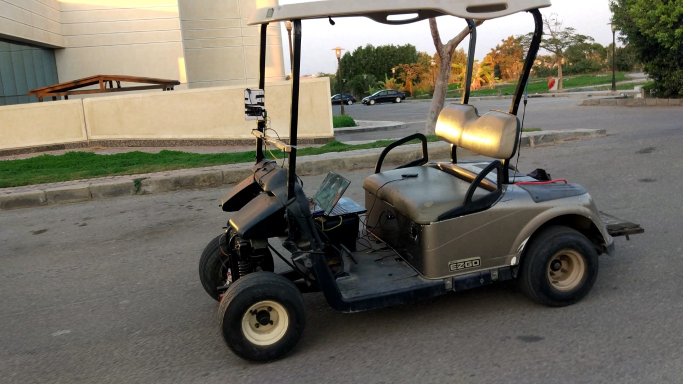
#> input picture Computer_vision/Task_1/carkyo.jpg, 1365 x 768 px (shown at 1/2 size)
$ jupyter execute --allow-errors 'Task_(1).ipynb'
#> lines starting #> are read from the running program, lines starting #| are printed output that depends on the picture; after the words box and inside, x2 and y2 are one past the last pixel; in counts of white or black regions, pixels touching at a corner belong together; pictures that were not available may be replaced by others from this repository, and a replacement may not be noted
[cell 1]
import cv2

log_max_width = 150
car_max_width = 900       #i found that car picture is very large so i had resized it
Margine       = 10

car_img       = cv2.imread('carkyo.jpg')
#> car_img is the input picture: shape (768, 1365, 3); mean B, G, R 96, 107.2, 111.3
log_img       = cv2.imread('tekomoro.png')
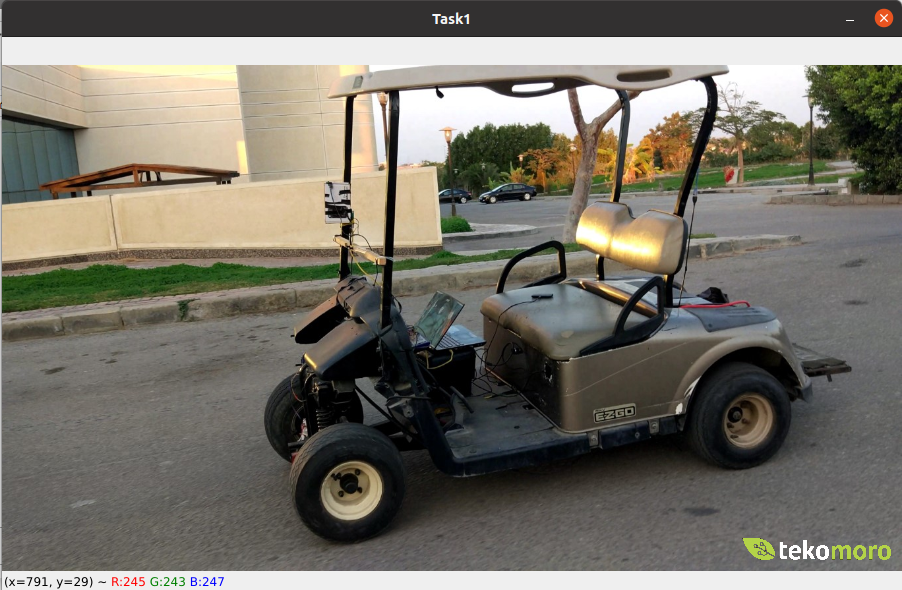
#> input picture Computer_vision/Task_1/Task1_O.png, 902 x 590 px, given in place of tekomoro.png, which was not available
#> log_img is the input picture: shape (590, 902, 3); mean B, G, R 104.4, 114.2, 117.9

"resizing logo picture "
log_height,log_width,log_ch = log_img.shape
#> log_height = 590; log_width = 902; log_ch = 3
log_max_height = int((log_max_width*log_height)/log_width)    #Ratio must be reserved. :)
#> log_max_height = 98
log_img=cv2.resize (log_img,(log_max_width ,log_max_height ))
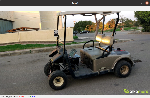
#> log_img: shape (98, 150, 3); mean B, G, R 104.4, 114.2, 117.8

"resizing car picture "
car_height,car_width,car_ch = car_img.shape
#> car_height = 768; car_width = 1365; car_ch = 3
car_max_height = int((car_max_width*car_height)/car_width)
#> car_max_height = 506
car_img=cv2.resize (car_img,(car_max_width ,car_max_height ))
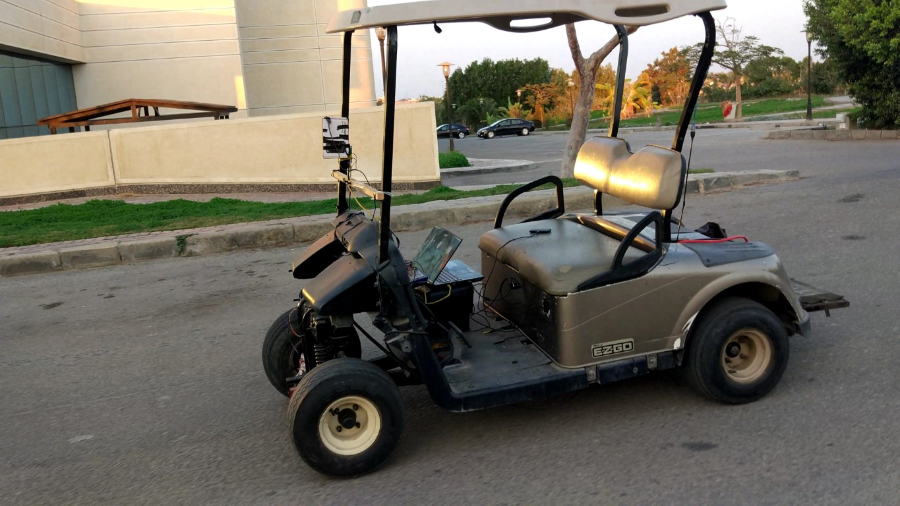
#> car_img: shape (506, 900, 3); mean B, G, R 95.9, 107.1, 111.2


"getting the sub points "
y_1    = (car_max_height-(log_max_height+Margine))
#> y_1 = 398
y_2    = (car_max_height-Margine)
#> y_2 = 496
x_1    = (car_max_width-(log_max_width+Margine))
x_2    = (car_max_width-Margine)

"adjusting logo colour "

gray = cv2.cvtColor(log_img, cv2.COLOR_BGR2GRAY)                       #converting logo into gray scale
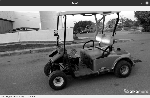
#> gray: shape (98, 150); min 0, max 255, mean 114.2

ret, mask = cv2.threshold(gray, 50, 255, cv2.THRESH_BINARY_INV)       #inverting the logo colour to get words and shapes in black
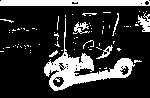
#> mask: shape (98, 150); 20.9% white; 78 white regions (69 under 20 px), largest, box (x1, y1, x2, y2) and area: (44, 18, 135, 91) 1580, (0, 0, 150, 6) 876, (138, 13, 150, 32) 133

mask_inv = cv2.bitwise_not(mask)                                      #inverting again logo colour to get words and shapes in white


sub = car_img[y_1:y_2 , x_1:x_2]                                      #Trim logo place from car_img
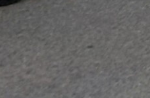
#> sub: shape (98, 150, 3); mean B, G, R 100.5, 101.4, 102.3

img_bg = cv2.bitwise_and(sub, sub, mask=mask)                         #logo features appear in black over sub
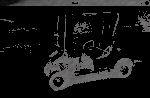
#> img_bg: shape (98, 150, 3); mean B, G, R 20.6, 20.7, 20.9

img_fg = cv2.bitwise_and(log_img, log_img, mask=mask_inv)             #logo colour appear over white mask_inv
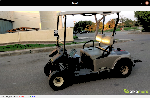
#> img_fg: shape (98, 150, 3); mean B, G, R 98.6, 108, 111.6


dst = cv2.add(img_bg, img_fg)                                         #adding both logo background black features and colours
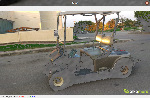
#> dst: shape (98, 150, 3); mean B, G, R 119.2, 128.7, 132.5
#> (the rest of this cell did not finish here and is left out)
